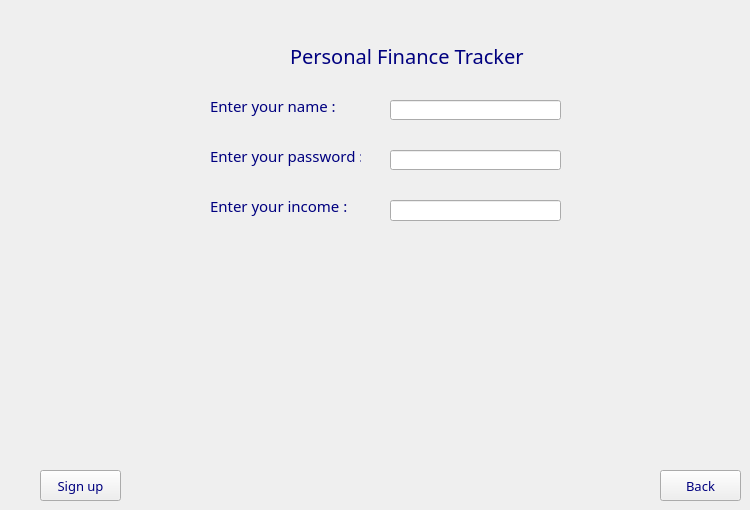
      <widget class="QWidget" name="page_2">
       <widget class="QLabel" name="Title_5">
        <property name="geometry">
         <rect>
          <x>290</x>
          <y>40</y>
          <width>241</width>
          <height>31</height>
         </rect>
        </property>
        <property name="font">
         <font>
          <family>Impact</family>
          <pointsize>-1</pointsize>
         </font>
        </property>
        <property name="styleSheet">
         <string notr="true">QLabel {
	color: rgb(0, 0, 127);
font-size: 20px;
}</string>
        </property>
        <property name="text">
         <string>Personal Finance Tracker</string>
        </property>
       </widget>
       <widget class="QLabel" name="label">
        <property name="geometry">
         <rect>
          <x>210</x>
          <y>90</y>
          <width>131</width>
          <height>31</height>
         </rect>
        </property>
        <property name="font">
         <font>
          <family>Modern No. 20</family>
          <pointsize>11</pointsize>
          <italic>false</italic>
          <bold>false</bold>
         </font>
        </property>
        <property name="styleSheet">
         <string notr="true">QLabel {
	font: 11pt &quot;Modern No. 20&quot;;
	color: rgb(0, 0, 127);
}</string>
        </property>
        <property name="text">
         <string>Enter your name :</string>
        </property>
       </widget>
       <widget class="QLabel" name="label_3">
        <property name="geometry">
         <rect>
          <x>210</x>
          <y>140</y>
          <width>151</width>
          <height>31</height>
         </rect>
        </property>
        <property name="font">
         <font>
          <family>Modern No. 20</family>
          <pointsize>11</pointsize>
          <italic>false</italic>
          <bold>false</bold>
         </font>
        </property>
        <property name="styleSheet">
         <string notr="true">QLabel {
	font: 11pt &quot;Modern No. 20&quot;;
	color: rgb(0, 0, 127);
}</string>
        </property>
        <property name="text">
         <string>Enter your password :</string>
        </property>
       </widget>
       <widget class="QLineEdit" name="usernameInput">
        <property name="geometry">
         <rect>
          <x>390</x>
          <y>100</y>
          <width>171</width>
          <height>20</height>
         </rect>
        </property>
        <property name="font">
         <font>
          <family>MV Boli</family>
          <pointsize>14</pointsize>
         </font>
        </property>
        <property name="text">
         <string/>
        </property>
       </widget>
       <widget class="QLineEdit" name="passwordInput">
        <property name="geometry">
         <rect>
          <x>390</x>
          <y>150</y>
          <width>171</width>
          <height>20</height>
         </rect>
        </property>
        <property name="font">
         <font>
          <family>MV Boli</family>
          <pointsize>14</pointsize>
         </font>
        </property>
       </widget>
       <widget class="QPushButton" name="Enter">
        <property name="geometry">
         <rect>
          <x>40</x>
          <y>470</y>
          <width>81</width>
          <height>31</height>
         </rect>
        </property>
        <property name="font">
         <font>
          <family>Modern No. 20</family>
          <pointsize>10</pointsize>
          <italic>false</italic>
          <bold>false</bold>
         </font>
        </property>
        <property name="styleSheet">
         <string notr="true">color: rgb(0, 0, 127);
font: 10pt &quot;Modern No. 20&quot;;</string>
        </property>
        <property name="text">
         <string>Sign up</string>
        </property>
       </widget>
       <widget class="QLabel" name="label_11">
        <property name="geometry">
         <rect>
          <x>210</x>
          <y>190</y>
          <width>151</width>
          <height>31</height>
         </rect>
        </property>
        <property name="font">
         <font>
          <family>Modern No. 20</family>
          <pointsize>11</pointsize>
          <italic>false</italic>
          <bold>false</bold>
         </font>
        </property>
        <property name="styleSheet">
         <string notr="true">QLabel {
	font: 11pt &quot;Modern No. 20&quot;;
	color: rgb(0, 0, 127);
}
</string>
        </property>
        <property name="text">
         <string>Enter your income :</string>
        </property>
       </widget>
       <widget class="QLineEdit" name="incomeInput">
        <property name="geometry">
         <rect>
          <x>390</x>
          <y>200</y>
          <width>171</width>
          <height>21</height>
         </rect>
        </property>
        <property name="font">
         <font>
          <family>MV Boli</family>
          <pointsize>14</pointsize>
         </font>
        </property>
       </widget>
       <widget class="QPushButton" name="Back_11">
        <property name="geometry">
         <rect>
          <x>660</x>
          <y>470</y>
          <width>81</width>
          <height>31</height>
         </rect>
        </property>
        <property name="font">
         <font>
          <family>Modern No. 20</family>
          <pointsize>10</pointsize>
          <italic>false</italic>
          <bold>false</bold>
         </font>
        </property>
        <property name="styleSheet">
         <string notr="true">color: rgb(0, 0, 127);
font: 10pt &quot;Modern No. 20&quot;;</string>
        </property>
        <property name="text">
         <string>Back</string>
        </property>
       </widget>
      </widget>
